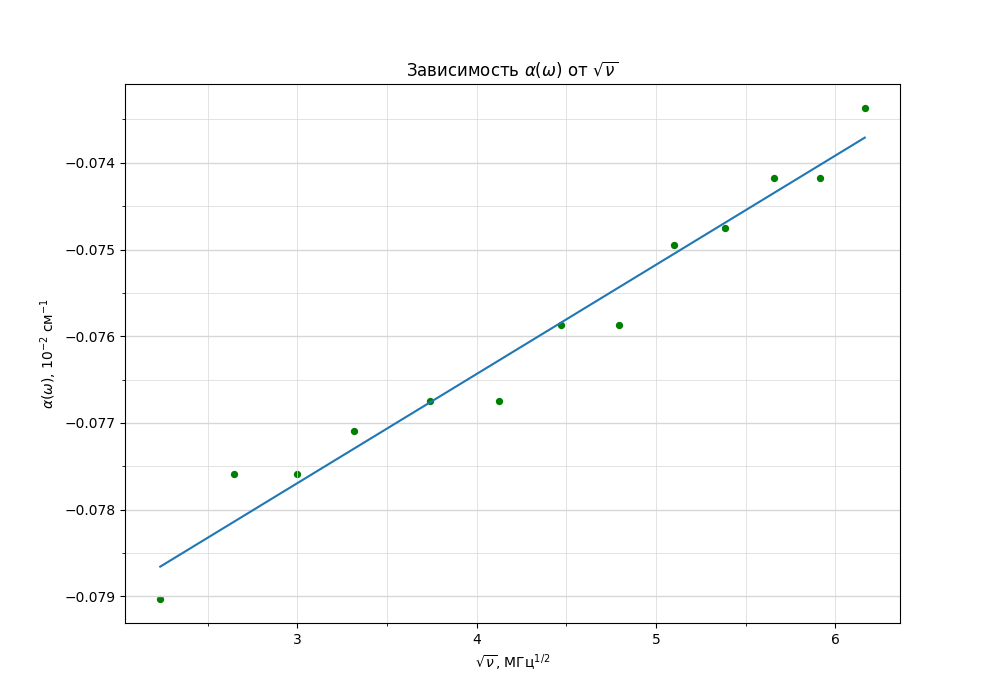

Generate this figure with Python:
import numpy as np
import matplotlib.pyplot as plt
from matplotlib.ticker import MultipleLocator
import math

plt.figure(figsize=(10,7))  #Размер изображения
plt.title(r'Зависимость $\alpha(\omega)$ от $\sqrt{\nu}$') # Заголовок

x = [
    5, 7, 9, 11, 14, 17, 20, 23, 26, 29, 32, 35, 38
    ] # Координата x

x = [math.sqrt(_x) for _x in x]


y = [
    -0.079024874,	-0.077589996,	-0.077589996,	-0.077087878,
    -0.076745989,	-0.076745989,	-0.075864789,	-0.075864789,
    -0.074942967,	-0.074753392,	-0.074173642,	-0.074173642,
    -0.073373535
    ] # Координата y

plt.scatter(x, y, s=18, c='green')  # Экспериментальные точки на графике

plt.ylabel(r'$\alpha(\omega)$, $10^{-2}$ см$^{-1}$') # Подпись абсцисс
plt.xlabel(r'$\sqrt{\nu}$, МГц$^{1/2}$') # Подпись ординат

p = np.polyfit(x, y, deg=1) # Построение кривой по мнк
p_f = np.poly1d(p)
plt.plot(x, p_f(x))
print(p_f)


DP = 2
ax = plt.gca()

## Характеристики сетки

ax.yaxis.set_minor_locator(MultipleLocator(0.0005))
ax.yaxis.set_major_locator(MultipleLocator(0.001))
ax.xaxis.set_minor_locator(MultipleLocator(0.5))
ax.xaxis.set_major_locator(MultipleLocator(1))
ax.yaxis.grid(True,'major',linewidth=2/DP,linestyle='-',color='#d7d7d7')
ax.xaxis.grid(True,'minor',linewidth=1/DP,linestyle='-',color='#d7d7d7')
ax.yaxis.grid(True,'minor',linewidth=1/DP,linestyle='-',color='#d7d7d7')
ax.xaxis.grid(True,'major',linewidth=1/DP,linestyle='-',color='#d7d7d7',zorder=0)

plt.savefig('provod_A')